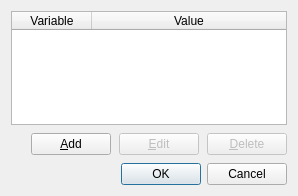
<?xml version="1.0" encoding="UTF-8"?>
<ui version="4.0">
 <class>EnvironmentVariablesDialog</class>
 <widget class="QDialog" name="EnvironmentVariablesDialog">
  <property name="geometry">
   <rect>
    <x>0</x>
    <y>0</y>
    <width>298</width>
    <height>196</height>
   </rect>
  </property>
  <property name="minimumSize">
   <size>
    <width>298</width>
    <height>196</height>
   </size>
  </property>
  <property name="windowTitle">
   <string>Extra Environment Variables</string>
  </property>
  <layout class="QVBoxLayout" name="verticalLayout">
   <property name="spacing">
    <number>8</number>
   </property>
   <item>
    <widget class="QTableWidget" name="valueViewer">
     <property name="styleSheet">
      <string notr="true">font-size: 9pt;</string>
     </property>
     <property name="editTriggers">
      <set>QAbstractItemView::NoEditTriggers</set>
     </property>
     <property name="selectionMode">
      <enum>QAbstractItemView::SingleSelection</enum>
     </property>
     <property name="selectionBehavior">
      <enum>QAbstractItemView::SelectRows</enum>
     </property>
     <attribute name="horizontalHeaderDefaultSectionSize">
      <number>80</number>
     </attribute>
     <attribute name="horizontalHeaderHighlightSections">
      <bool>false</bool>
     </attribute>
     <attribute name="horizontalHeaderStretchLastSection">
      <bool>true</bool>
     </attribute>
     <attribute name="verticalHeaderVisible">
      <bool>false</bool>
     </attribute>
     <attribute name="verticalHeaderDefaultSectionSize">
      <number>25</number>
     </attribute>
     <attribute name="verticalHeaderMinimumSectionSize">
      <number>25</number>
     </attribute>
     <column>
      <property name="text">
       <string>Variable</string>
      </property>
     </column>
     <column>
      <property name="text">
       <string>Value</string>
      </property>
     </column>
    </widget>
   </item>
   <item>
    <layout class="QHBoxLayout" name="horizontalLayout">
     <item>
      <spacer name="horizontalSpacer">
       <property name="orientation">
        <enum>Qt::Horizontal</enum>
       </property>
       <property name="sizeHint" stdset="0">
        <size>
         <width>40</width>
         <height>20</height>
        </size>
       </property>
      </spacer>
     </item>
     <item>
      <widget class="QPushButton" name="addButton">
       <property name="text">
        <string>&amp;Add</string>
       </property>
      </widget>
     </item>
     <item>
      <widget class="QPushButton" name="editButton">
       <property name="enabled">
        <bool>false</bool>
       </property>
       <property name="text">
        <string>&amp;Edit</string>
       </property>
      </widget>
     </item>
     <item>
      <widget class="QPushButton" name="deleteButton">
       <property name="enabled">
        <bool>false</bool>
       </property>
       <property name="text">
        <string>&amp;Delete</string>
       </property>
      </widget>
     </item>
    </layout>
   </item>
   <item>
    <widget class="QDialogButtonBox" name="buttonBox">
     <property name="styleSheet">
      <string notr="true">font-size:9pt;</string>
     </property>
     <property name="orientation">
      <enum>Qt::Horizontal</enum>
     </property>
     <property name="standardButtons">
      <set>QDialogButtonBox::Cancel|QDialogButtonBox::Ok</set>
     </property>
    </widget>
   </item>
  </layout>
 </widget>
 <resources/>
 <connections>
  <connection>
   <sender>buttonBox</sender>
   <signal>accepted()</signal>
   <receiver>EnvironmentVariablesDialog</receiver>
   <slot>accept()</slot>
   <hints>
    <hint type="sourcelabel">
     <x>248</x>
     <y>254</y>
    </hint>
    <hint type="destinationlabel">
     <x>157</x>
     <y>274</y>
    </hint>
   </hints>
  </connection>
  <connection>
   <sender>buttonBox</sender>
   <signal>rejected()</signal>
   <receiver>EnvironmentVariablesDialog</receiver>
   <slot>reject()</slot>
   <hints>
    <hint type="sourcelabel">
     <x>316</x>
     <y>260</y>
    </hint>
    <hint type="destinationlabel">
     <x>286</x>
     <y>274</y>
    </hint>
   </hints>
  </connection>
 </connections>
</ui>
